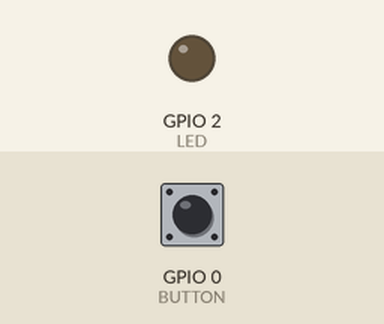
This sketch was run on a simulated ESP32. Parts: output pins drawn as LEDs (lit = HIGH). Inputs (shaded band) come from the test bench; at power-on: GPIO 0 (BUTTON) HIGH. WiFi joins after 1.5 s; servers stay silent unless stated; uploads are accepted with an empty reply; what the sketch prints to the serial monitor is not drawn.

Above: at 2.7 s.
2.8 s: GPIO 0 (BUTTON) pulled LOW for 0.15 s
At 4.1 s:
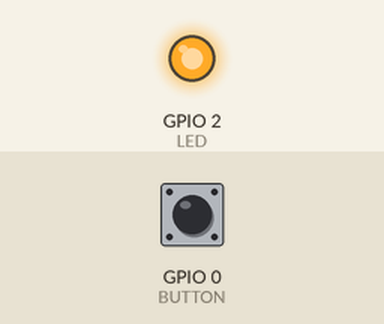
Timing chart, 0 to 9.5 s (numbered marks = the images above; inputs shaded):
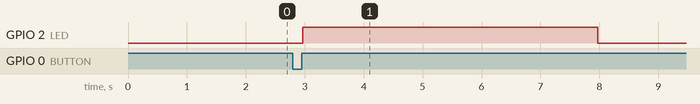

Measured:
- after the input at 2.8 s, GPIO 2 (LED): LOW → HIGH after 0.17 s, → LOW 5.0 s later

The sketch:

send-request-on-button-press.ino
```cpp
// connects once upon pressing ESP32 boot pushbutton (GPIO 0) button and sends a message, closes connection
// written by Dr. Abhishek Ghosh, https://thecustomizewindows.com
// released under GNU GPL 3.0


const byte BUTTON=0; // boot button pin (built-in on ESP32)
const byte LED=2; // onboard LED (built-in on ESP32)

#include <WiFi.h>
#include <WiFiMulti.h>
#include <HTTPClient.h>
#include <base64.h>
#define USE_SERIAL Serial

unsigned long buttonPushedMillis; // when button was released
unsigned long ledTurnedOnAt; // when led was turned on
unsigned long turnOnDelay = 20; // wait to turn on LED
unsigned long turnOffDelay = 5000; // turn off LED after this time
bool ledReady = false; // flag for when button is let go
bool ledState = false; // for LED is on or not.

const char* ssid = "your wifi hotspot";
const char* password = "password of the above";

#define ORG "your org on ibm"
#define DEVICE_TYPE "name you given"
#define DEVICE_ID "name you given"
#define TOKEN "your token"
#define EVENT "myEvent" // example

// <------- CHANGE PARAMETERS ABOVE THIS LINE ------------>

String urlPath = "/api/v0002/device/types/" DEVICE_TYPE "/devices/" DEVICE_ID "/events/" EVENT;
String urlHost = ORG ".messaging.internetofthings.ibmcloud.com";
int urlPort = 8883;
String authHeader;

void setup() {
 pinMode(BUTTON, INPUT_PULLUP);
 pinMode(LED, OUTPUT);
 digitalWrite(LED, LOW);
 Serial.begin(115200); Serial.println();
 initWifi();
 authHeader = "Authorization: Basic " + base64::encode("use-token-auth:" TOKEN) + "\r\n";
}

void loop() {
 // get the time at the start of this loop()
 unsigned long currentMillis = millis();
 // check the button
 if (digitalRead(BUTTON) == LOW) {
  // update the time when button was pushed
  buttonPushedMillis = currentMillis;
  ledReady = true;
 }

 // make sure this code isn't checked until after button has been let go
 if (ledReady) {
   //this is typical millis code here:
   if ((unsigned long)(currentMillis - buttonPushedMillis) >= turnOnDelay) {
     // okay, enough time has passed since the button was let go.
     digitalWrite(LED, HIGH);
     doWiFiClientSecure();
     // setup our next "state"
     ledState = true;
     // save when the LED turned on
     ledTurnedOnAt = currentMillis;
     // wait for next button press
     ledReady = false;
   }
 }

 // see if we are watching for the time to turn off LED
 if (ledState) {
   // okay, led on, check for now long
   if ((unsigned long)(currentMillis - ledTurnedOnAt) >= turnOffDelay) {
     ledState = false;
     digitalWrite(LED, LOW);
   }
 }
}

void doWiFiClientSecure() {
 WiFiClientSecure client;
 Serial.print("connect: "); Serial.println(urlHost);
 while ( ! client.connect(urlHost.c_str(), urlPort)) {
    Serial.print(".");
 }
 Serial.println("Connected");
 String postData = String("{  \"d\": {\"aMessage\": \"") + millis()/1000 + "\"}  }";
 String msg = "POST " + urlPath + " HTTP/1.1\r\n"
                "Host: " + urlHost + "\r\n"
                "" + authHeader + ""
                "Content-Type: application/json\r\n"
                "Content-Length: " + postData.length() + "\r\n"
                "\r\n" + postData;

 client.print(msg);
 Serial.print(msg);

 Serial.print("\n*** Request sent, receiving response...");
 while (!!!client.available()) {
    delay(50);
 Serial.print(".");
  }

Serial.println();
Serial.println("Got response");
  while(client.available()){
  Serial.write(client.read());
  }
Serial.println(); Serial.println("closing connection");
  client.stop();
}

void initWifi() {
  Serial.print("Connecting to: "); Serial.print(WiFi.SSID());
  WiFi.mode(WIFI_STA);
  WiFi.begin(ssid, password);
  while (WiFi.status() != WL_CONNECTED) {
     delay(250);
     Serial.print(".");
  }

  Serial.println("");
  Serial.print("WiFi connected, IP address: "); Serial.println(WiFi.localIP());

}
```
